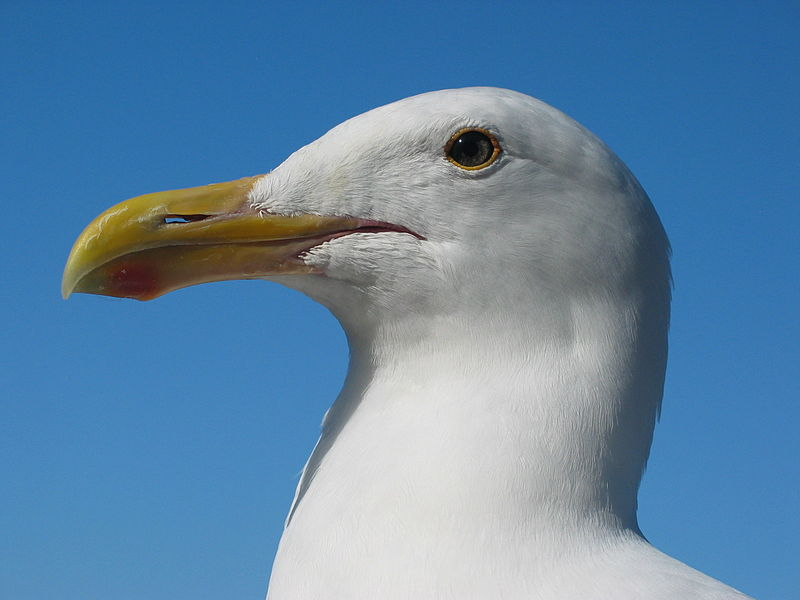
#> input picture gull.jpg, 800 x 600 px
$ python puttext.py
#> lines starting #> are read from the running program, lines starting #| are printed output that depends on the picture; after the words box and inside, x2 and y2 are one past the last pixel; in counts of white or black regions, pixels touching at a corner belong together
import cv2

a = cv2.imread('../../gull.jpg')
#> a is the input picture: shape (600, 800, 3); mean B, G, R 166.5, 134.6, 97.1
for i, color in enumerate([(0, 0, 0), (255, 128, 0)]):
    a = cv2.putText(
        a,
        'AAAAAAAAAAAAA',
        (8, 600-8),
        cv2.FONT_HERSHEY_SIMPLEX,
        1,
        color,
        2-i,
    )
#> this loop made 2 passes
#> pass 1, `a = cv2.putText( a, 'AAAAAAAAAAAAA', (8, 600-8), cv2.FONT_HERSHEY_SIMP..`:
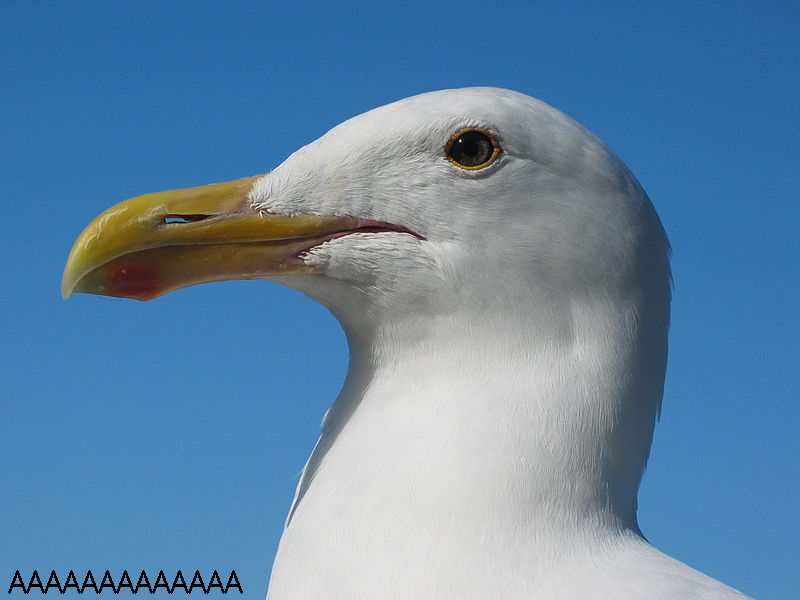
#> a: shape (600, 800, 3); 0.39% of pixels changed, all inside (x1, y1, x2, y2) = (8, 570, 243, 594)
#> pass 2, `a = cv2.putText( a, 'AAAAAAAAAAAAA', (8, 600-8), cv2.FONT_HERSHEY_SIMP..`:
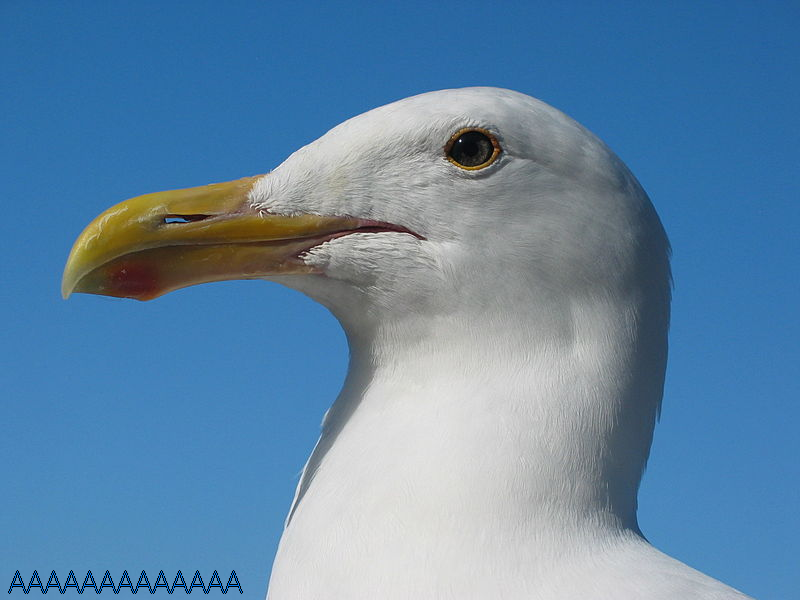
#> a: shape (600, 800, 3); 0.14% of pixels changed, all inside (x1, y1, x2, y2) = (9, 571, 242, 593)
cv2.imwrite('aaaaaaaa.jpg', a)
